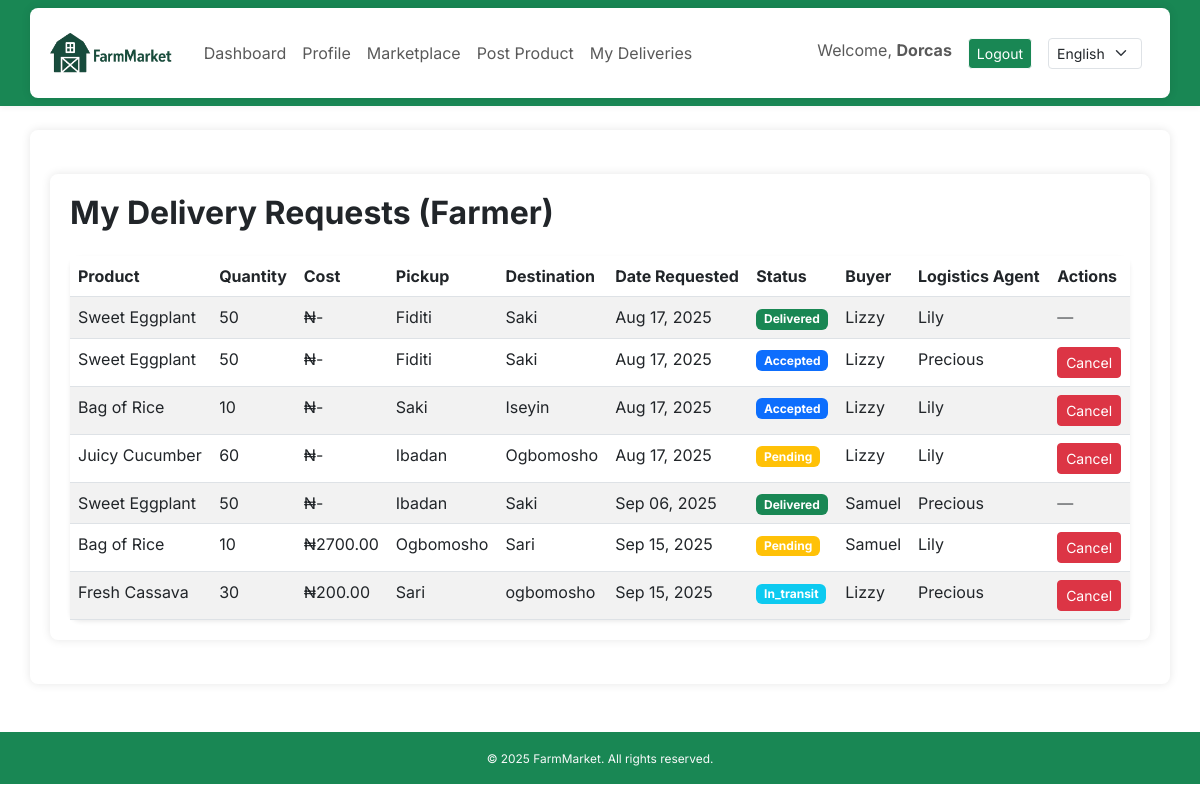
The page /delivery/my/ (signed in) on the database its author committed.
### core/models.py (models this page shows, shortened)
class DeliveryRequest(models.Model):
    STATUS_CHOICES = [
        ('pending', 'Pending'),
        ('accepted', 'Accepted'),
        ('in_transit', 'In Transit'),
        ('delivered', 'Delivered'),
        ('cancelled', 'Cancelled'),
    ]
    product = models.ForeignKey(Product, on_delete=models.CASCADE)
    buyer = models.ForeignKey(User, on_delete=models.SET_NULL, null=True, blank=True, related_name="buyer_delivery_requests")
    farmer = models.ForeignKey(User, on_delete=models.CASCADE, related_name="farmer_delivery_requests")
    logistics_agent = models.ForeignKey(User, on_delete=models.SET_NULL, null=True, blank=True, related_name='deliveries_handled')
    pickup_location = models.CharField(max_length=100)
    destination = models.CharField(max_length=100)
    status = models.CharField(max_length=20, choices=STATUS_CHOICES, default='pending')
    delivery_cost = models.DecimalField(max_digits=10, decimal_places=2, null=True, blank=True)
    requested_for_group = models.BooleanField(default=False)
    date_requested = models.DateTimeField(auto_now_add=True)

class Product(models.Model):
    farmer = models.ForeignKey(User, on_delete=models.CASCADE)
    title = models.CharField(_("Title"), max_length=100)
    description = models.TextField(_("Description"))
    price = models.DecimalField(max_digits=10, decimal_places=2)
    quantity = models.PositiveIntegerField()
    city = models.CharField(max_length=100)
    state = models.CharField(max_length=100, default="Oyo State")
    category = models.CharField(max_length=20, choices=CROP_CHOICES, default='Tomato')
    image = models.ImageField(upload_to='product_images/', blank=True, null=True)
    date_posted = models.DateTimeField(auto_now_add=True)

### core/views.py (the view)
# urls.py: path('delivery/my/', views.my_delivery_requests, name='my_deliveries'),
@login_required
def my_delivery_requests(request):
    role = request.user.profile.role
    if role == 'farmer':
        deliveries = DeliveryRequest.objects.filter(farmer=request.user)
        title = "My Delivery Requests (Farmer)"
    elif role == 'buyer':
        deliveries = DeliveryRequest.objects.filter(buyer=request.user)
        title = "My Deliveries (Buyer)"
    elif role == 'logistics':
        deliveries = DeliveryRequest.objects.all()  # logistics sees all
        title = "All Deliveries (Logistics)"
    else:
        messages.error(request, "You do not have access to deliveries.")
        return redirect('home')
    return render(request, 'core/my_deliveries.html', {
        'deliveries': deliveries,
        'title': title,
        'role': role
    })

### core/context_processors.py (called while the page is built)
def language_code(request):
    return {
        'LANGUAGE_CODE': translation.get_language()
    }

### core/templates/core/my_deliveries.html (shortened to what this page needs)
{% extends 'core/base.html' %}
{% load i18n %}
{% block content %}
<div class="container my-4">
    <h2 class="mb-4 fw-bold">{% trans title %}</h2>
    <div class="card shadow-sm">
        <div class="card-body p-0">
            <div class="table-responsive">
                <table class="table table-striped mb-0">
                    <thead class="thead-dark">
                        <tr>
                            <th>{% trans "Product" %}</th>
                            <th>{% trans "Quantity" %}</th>
                            <th>{% trans "Cost" %}</th>
                            <th>{% trans "Pickup" %}</th>
                            <th>{% trans "Destination" %}</th>
                            <th>{% trans "Date Requested" %}</th>
                            <th>{% trans "Status" %}</th>
                            <th>
                                {% if role == 'farmer' %}
                                    {% trans "Buyer" %}
                                {% elif role == 'buyer' %}
                                    {% trans "Farmer" %}
                                {% else %}
                                    {% trans "Farmer / Buyer" %}
                                {% endif %}
                            </th>
                            <th>{% trans "Logistics Agent" %}</th>
                            <th>{% trans "Actions" %}</th>
                        </tr>
                    </thead>
                    <tbody>
                        {% for delivery in deliveries %}
                        <tr>
                            <td>{{ delivery.product.title }}</td>
                            <td>{{ delivery.product.quantity }}</td>
                            <td>₦{{ delivery.delivery_cost|default:"-" }}</td>
                            <td>{{ delivery.pickup_location }}</td>
                            <td>{{ delivery.destination }}</td>
                            <td>{{ delivery.date_requested|date:"M d, Y" }}</td>
                            <td>
                                <span class="badge
                                    {% if delivery.status == 'pending' %}bg-warning
                                    {% elif delivery.status == 'accepted' %}bg-primary
                                    {% elif delivery.status == 'in_transit' %}bg-info
                                    {% elif delivery.status == 'delivered' %}bg-success
                                    {% elif delivery.status == 'cancelled' %}bg-danger
                                    {% else %}bg-secondary
                                    {% endif %}">
                                    {{ delivery.status|capfirst }}
                                </span>
                            </td>
                            <td>
                                {% if role == 'farmer' %}
                                    {% if delivery.buyer %}
                                      {{ delivery.buyer.username }}
                                    {% else %}
                                        {% trans "Not Assigned" %}
                                    {% endif %}
                                {% elif role == 'buyer' %}
                                    {% if delivery.farmer %}
                                      {{ delivery.farmer.username }}
                                    {% else %}
                                        {% trans "Not Assigned" %}
                                    {% endif %}
                                {% endif %}
                            </td>
                            <td>
                                {% if delivery.logistics_agent %}
                                    {{ delivery.logistics_agent.username }}
                                {% else %}
                                    <span class="text-muted">{% trans "Not Assigned" %}</span>
                                {% endif %}
                            </td>
                            <td>
                                {% if role == 'farmer' and delivery.farmer == request.user and delivery.status != 'delivered' and delivery.status != 'cancelled' %}
                                    <a href="{% url 'update_delivery_status' delivery.id 'cancelled' %}" class="btn btn-sm btn-danger">{% trans "Cancel" %}</a>
                                {% elif role == 'buyer' and delivery.buyer == request.user and delivery.status != 'delivered' and delivery.status != 'cancelled' %}
                                    <a href="{% url 'update_delivery_status' delivery.id 'cancelled' %}" class="btn btn-sm btn-danger">{% trans "Cancel" %}</a>
                                {% else %}
                                    <span class="text-muted">—</span>
                                {% endif %}
                            </td>
                        </tr>
                        {% empty %}
                        <tr>
                            <td colspan="7" class="text-center text-muted">{% trans "You haven't made any delivery requests yet." %}</td>
                        </tr>
                        {% endfor %}
                    </tbody>
                </table>
            </div>
        </div>
    </div>
</div>
{% endblock %}

### core/templates/core/base.html (shortened to what this page needs)
{% load static %}
{% load i18n %}
<!DOCTYPE html>
<html lang="en">
<head>
  <link href="https://cdn.jsdelivr.net/npm/bootstrap@5.3.0/dist/css/bootstrap.min.css" rel="stylesheet" />
  <link rel="stylesheet" href="https://cdn.jsdelivr.net/npm/bootstrap-icons@1.11.3/font/bootstrap-icons.css">
  <link rel="stylesheet" href="{% static 'core/styles.css' %}" />
</head>
<body>
<header>
<nav class="navbar navbar-expand-lg custom-green">
    <div class="container">
        <a class="navbar-brand d-flex align-items-center" href="{% url 'home' %}">
            <img src="{% static 'core/images/logo.png' %}" alt="Logo" height="40" class="me-2">
        </a>
        <div class="collapse navbar-collapse" id="navbarNav">
            <ul class="navbar-nav me-auto">
                {% if user.is_authenticated %}
                    {% if user.profile.role == 'logistics' %}
                        <li class="nav-item"><a class="nav-link" href="{% url 'logistics_dashboard' %}">{% trans "Dashboard" %}</a></li>
                        <li class="nav-item"><a class="nav-link" href="{% url 'profile' %}">{% trans "Profile" %}</a></li>
                        <li class="nav-item"><a class="nav-link" href="{% url 'my_deliveries' %}">{% trans "My Deliveries" %}</a></li>
                        <li class="nav-item"><a class="nav-link" href="{% url 'pending_deliveries' %}">{% trans "Pending Deliveries" %}</a></li>
                    {% elif user.profile.role == 'farmer' %}
                        <li class="nav-item"><a class="nav-link" href="{% url 'farmer_dashboard' %}">{% trans "Dashboard" %}</a></li>
                        <li class="nav-item"><a class="nav-link" href="{% url 'profile' %}">{% trans "Profile" %}</a></li>
                        <li class="nav-item"><a class="nav-link" href="{% url 'product_list' %}">{% trans "Marketplace" %}</a></li>
                        <li class="nav-item"><a class="nav-link" href="{% url 'product_create' %}">{% trans "Post Product" %}</a></li>
                        <li class="nav-item"><a class="nav-link" href="{% url 'my_deliveries' %}">{% trans "My Deliveries" %}</a></li>
                    {% else %}
                        <li class="nav-item"><a class="nav-link" href="{% url 'home' %}">{% trans "Home" %}</a></li>
                    {% endif %}
                {% else %}
                    <li class="nav-item"><a class="nav-link" href="{% url 'login' %}">{% trans "Login" %}</a></li>
                    <li class="nav-item"><a class="nav-link" href="{% url 'register' %}">{% trans "Register" %}</a></li>
                {% endif %}
            </ul>
            {% if user.is_authenticated %}
                <ul class="navbar-nav">
                    <li class="nav-item me-3">
                        <span class="navbar-text">
                            {% trans "Welcome" %}, <strong>{{ user.username }}</strong>
                        </span>
                    </li>
                    <li class="nav-item">
                        <a class="btn btn-success btn-sm border-light" href="{% url 'logout' %}">{% trans "Logout" %}</a>
                    </li>
                </ul>
            {% endif %}
            <form action="{% url 'set_language' %}" method="post" class="d-flex align-items-center ms-3">
                <select name="language" class="form-select form-select-sm me-2" onchange="this.form.submit()">
                    <option value="en" {% if LANGUAGE_CODE == 'en' %}selected{% endif %}>English</option>
                </select>
            </form>
        </div>
    </div>
</nav>
</header>
  <main class="container mt-4">
    {% block content %}{% endblock %}
  </main>
  <footer class="text-center mt-5 mb-3 text-light custom-green p-3">
    <small>&copy; 2025 FarmMarket. {% trans "All rights reserved." %}</small>
</footer>
</body>
</html>

### static/core/styles.css (style rules this page uses)
body { background-color: white; font-family: 'Inter', sans-serif; }
.custom-green { background-color: #198754; }
.navbar-brand { font-weight: bold; color: #2c3e50 !important; }
.navbar { box-shadow: 0 2px 6px rgba(0,0,0,0.05); }
.container { background-color: #fff; padding: 20px; border-radius: 8px; box-shadow: 0 0 10px rgba(0,0,0,0.1); }
.card { border: none; border-radius: 10px; transition: transform 0.2s ease-in-out; }
footer.custom-green { font-size: 0.85rem; color: #fff; }

### rows shown on the page
DeliveryRequest: product "Sweet Eggplant", product.quantity "50", delivery_cost "-", pickup_location "Fiditi", destination "Saki", date_requested "Aug 17, 2025", status "Delivered", buyer.username "Lizzy", logistics_agent.username "Lily"
DeliveryRequest: product "Sweet Eggplant", product.quantity "50", delivery_cost "-", pickup_location "Fiditi", destination "Saki", date_requested "Aug 17, 2025", status "Accepted", buyer.username "Lizzy", logistics_agent.username "Precious"
DeliveryRequest: product "Bag of Rice", product.quantity "10", delivery_cost "-", pickup_location "Saki", destination "Iseyin", date_requested "Aug 17, 2025", status "Accepted", buyer.username "Lizzy", logistics_agent.username "Lily"
DeliveryRequest: product "Juicy Cucumber", product.quantity "60", delivery_cost "-", pickup_location "Ibadan", destination "Ogbomosho", date_requested "Aug 17, 2025", status "Pending", buyer.username "Lizzy", logistics_agent.username "Lily"
DeliveryRequest: product "Sweet Eggplant", product.quantity "50", delivery_cost "-", pickup_location "Ibadan", destination "Saki", date_requested "Sep 06, 2025", status "Delivered", buyer.username "Samuel", logistics_agent.username "Precious"
DeliveryRequest: product "Bag of Rice", product.quantity "10", delivery_cost "2700.00", pickup_location "Ogbomosho", destination "Sari", date_requested "Sep 15, 2025", status "Pending", buyer.username "Samuel", logistics_agent.username "Lily"
DeliveryRequest: product "Fresh Cassava", product.quantity "30", delivery_cost "200.00", pickup_location "Sari", destination "ogbomosho", date_requested "Sep 15, 2025", status "In_transit", buyer.username "Lizzy", logistics_agent.username "Precious"

### other values the page prints
{{ user.username }} "Dorcas"
